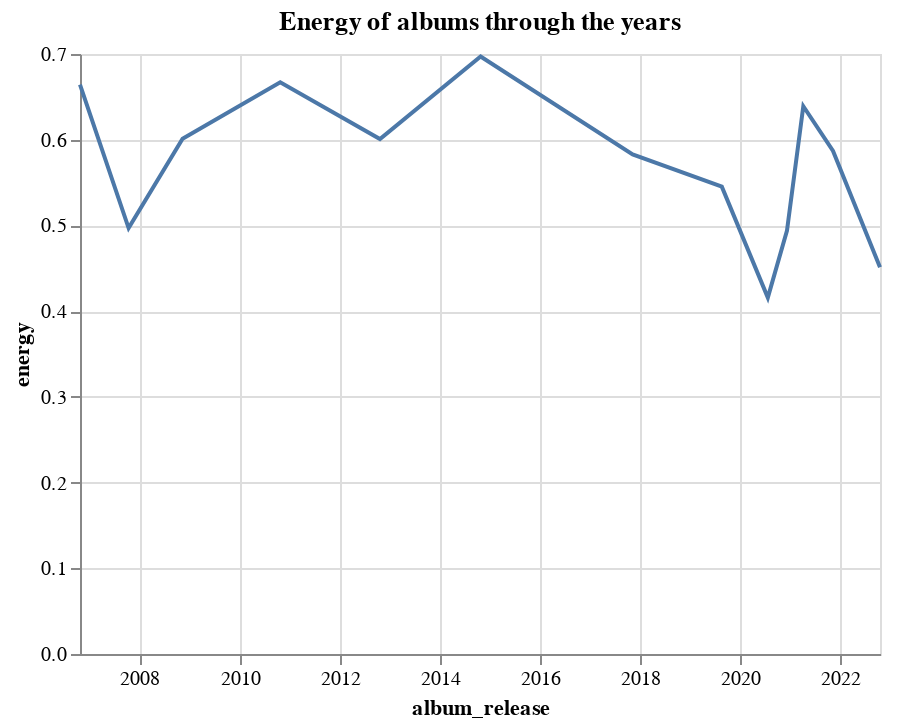

Source (notebook cell):
### Code cell
# here is the chart after this preprocessing
alt.Chart(df_q1).mark_line().encode(
    x='album_release:T',
    y='energy:Q',
    tooltip = 'album_name'
).properties(title = 'Energy of albums through the years')

### Figure 1 — Vega-Lite specification as saved in the notebook (floating-point values rounded to 4 significant figures)
{"config": {"view": {"continuousWidth": 400, "continuousHeight": 300}}, "data": {"name": "data-668bf025de327db383463db5a7e14715"}, "mark": "line", "encoding": {"tooltip": {"field": "album_name", "type": "nominal"}, "x": {"field": "album_release", "type": "temporal"}, "y": {"field": "energy", "type": "quantitative"}}, "title": "Energy of albums through the years", "$schema": "https://vega.github.io/schema/vega-lite/v4.17.0.json", "datasets": {"data-668bf025de327db383463db5a7e14715": [{"album_name": "Taylor Swift", "album_release": "2006-10-24T00:00:00Z", "energy": 0.6643}, {"album_name": "The Taylor Swift Holiday Collection", "album_release": "2007-10-14T00:00:00Z", "energy": 0.4968}, {"album_name": "Fearless", "album_release": "2008-11-11T00:00:00Z", "energy": 0.6011}, {"album_name": "Speak Now", "album_release": "2010-10-25T00:00:00Z", "energy": 0.667}, {"album_name": "Red", "album_release": "2012-10-22T00:00:00Z", "energy": 0.6008}, {"album_name": "1989", "album_release": "2014-10-27T00:00:00Z", "energy": 0.6971}, {"album_name": "reputation", "album_release": "2017-11-10T00:00:00Z", "energy": 0.5829}, {"album_name": "Lover", "album_release": "2019-08-23T00:00:00Z", "energy": 0.5452}, {"album_name": "folklore", "album_release": "2020-07-24T00:00:00Z", "energy": 0.4158}, {"album_name": "evermore", "album_release": "2020-12-11T00:00:00Z", "energy": 0.4941}, {"album_name": "Fearless (Taylor's Version)", "album_release": "2021-04-09T00:00:00Z", "energy": 0.6391}, {"album_name": "Red (Taylor's Version)", "album_release": "2021-11-12T00:00:00Z", "energy": 0.5869}, {"album_name": "Midnights", "album_release": "2022-10-21T00:00:00Z", "energy": 0.4511}]}}
